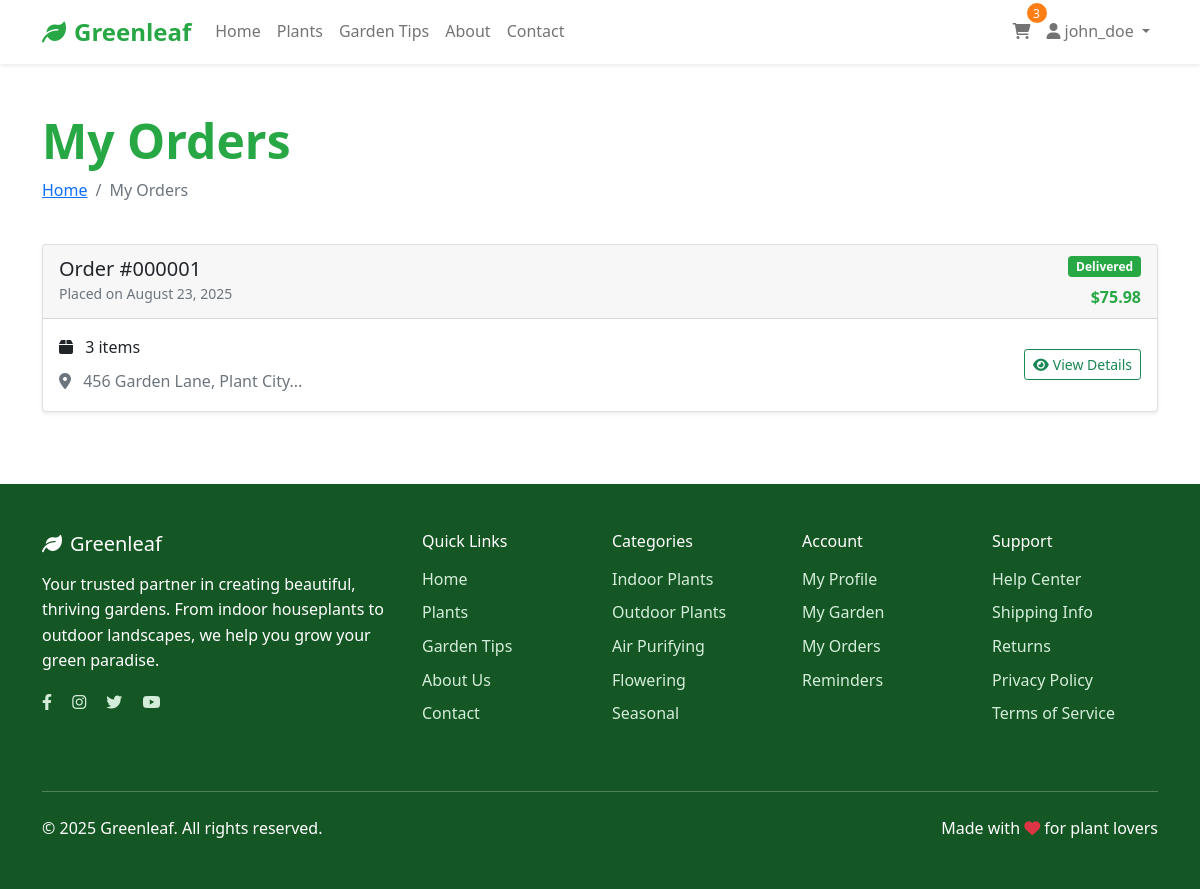
Page /orders.php (signed in) on the committed database.
### tables this page shows
CREATE TABLE `orders` (
  `order_id` int(11) NOT NULL,
  `user_id` int(11) NOT NULL,
  `order_date` timestamp NOT NULL DEFAULT current_timestamp(),
  `total_amount` decimal(10,2) NOT NULL,
  `status` enum('pending','confirmed','shipped','delivered','cancelled') DEFAULT 'pending',
  `shipping_address` text DEFAULT NULL,
  `notes` text DEFAULT NULL
);

### config/config.php (called while the page is built, shortened)
<?php
function format_price($price) {
    return '$' . number_format($price, 2);
}
?>

### orders.php (the view, shortened to what this page needs)
<?php
require_once 'config/config.php';
$db = new Database();
$conn = $db->getConnection();
$stmt = $conn->prepare("
    SELECT o.*, COUNT(oi.order_item_id) as item_count
    FROM orders o
    LEFT JOIN order_items oi ON o.order_id = oi.order_id
    WHERE o.user_id = ?
    GROUP BY o.order_id
    ORDER BY o.order_date DESC
");
$stmt->bind_param("i", $_SESSION['user_id']);
$stmt->execute();
$orders_result = $stmt->get_result();
?>
<!DOCTYPE html>
<html lang="en">
<head>
    <link href="https://cdn.jsdelivr.net/npm/bootstrap@5.1.3/dist/css/bootstrap.min.css" rel="stylesheet">
    <link href="https://cdnjs.cloudflare.com/ajax/libs/font-awesome/6.0.0/css/all.min.css" rel="stylesheet">
    <link href="assets/css/style.css" rel="stylesheet">
</head>
<body>
    <?php include 'includes/header.php'; ?>
    <div class="container my-5">
        <div class="row mb-4">
            <div class="col-12">
                <h1 class="display-5 fw-bold text-success mb-2">My Orders</h1>
                <nav aria-label="breadcrumb">
                    <ol class="breadcrumb">
                        <li class="breadcrumb-item"><a href="index.php">Home</a></li>
                        <li class="breadcrumb-item active">My Orders</li>
                    </ol>
                </nav>
            </div>
        </div>
        <?php if ($orders_result->num_rows > 0): ?>
            <div class="row">
                <?php while ($order = $orders_result->fetch_assoc()): ?>
                    <div class="col-12 mb-4">
                        <div class="card shadow-sm">
                            <div class="card-header d-flex justify-content-between align-items-center">
                                <div>
                                    <h5 class="mb-0">Order #<?php echo str_pad($order['order_id'], 6, '0', STR_PAD_LEFT); ?></h5>
                                    <small class="text-muted">Placed on <?php echo date('F j, Y', strtotime($order['order_date'])); ?></small>
                                </div>
                                <div class="text-end">
                                    <?php
                                    $status_class = match($order['status']) {
                                        'pending' => 'bg-warning',
                                        'confirmed' => 'bg-info',
                                        'shipped' => 'bg-primary',
                                        'delivered' => 'bg-success',
                                        'cancelled' => 'bg-danger',
                                        default => 'bg-secondary'
                                    };
                                    ?>
                                    <span class="badge <?php echo $status_class; ?> mb-2">
                                        <?php echo ucfirst($order['status']); ?>
                                    </span>
                                    <div class="fw-bold text-success"><?php echo format_price($order['total_amount']); ?></div>
                                </div>
                            </div>
                            <div class="card-body">
                                <div class="row align-items-center">
                                    <div class="col-md-8">
                                        <p class="mb-2">
                                            <i class="fas fa-box me-2"></i>
                                            <?php echo $order['item_count']; ?> item<?php echo $order['item_count'] !== 1 ? 's' : ''; ?>
                                        </p>
                                        <p class="mb-0 text-muted">
                                            <i class="fas fa-map-marker-alt me-2"></i>
                                            <?php echo substr(htmlspecialchars($order['shipping_address']), 0, 100) . '...'; ?>
                                        </p>
                                    </div>
                                    <div class="col-md-4 text-md-end mt-3 mt-md-0">
                                        <a href="order-confirmation.php?order_id=<?php echo $order['order_id']; ?>"
                                           class="btn btn-outline-success btn-sm">
                                            <i class="fas fa-eye me-1"></i>View Details
                                        </a>
                                    </div>
                                </div>
                            </div>
                        </div>
                    </div>
                <?php endwhile; ?>
            </div>
        <?php endif; ?>
    </div>
    <?php include 'includes/footer.php'; ?>
</body>
</html>

### assets/css/style.css (style rules this page uses)
:root { --primary-green: #28a745; --secondary-green: #20c997; --dark-green: #155724; --light-green: #d4edda; --accent-orange: #fd7e14; }
body { font-family: "Segoe UI", Tahoma, Geneva, Verdana, sans-serif; line-height: 1.6; }
.text-success { color: var(--primary-green) !important; }
.bg-success { background-color: var(--primary-green) !important; }

### rows in the picture
orders: order_id "000001", order_date "August 23, 2025", status "Delivered", total_amount "$75.98", item_count "3", shipping_address "456 Garden Lane, Plant City"

### other values in the picture
SITE_NAME "Greenleaf"
$cart_count "3"
$_SESSION['username'] "john_doe"
